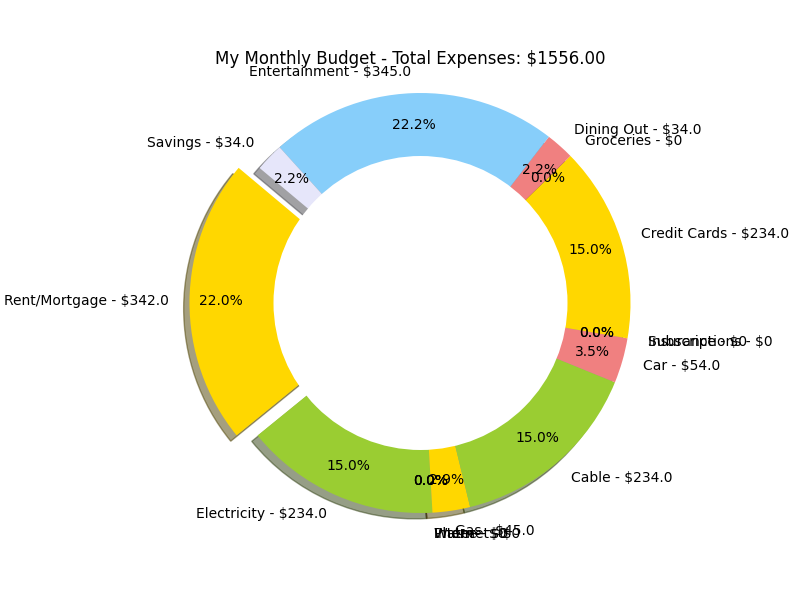

The script that drew this image:
import io
import matplotlib.pyplot as plt
from flask import session, flash, redirect, url_for, send_file
plt.rcParams['font.family'] = 'DejaVu Sans'  # This font is known to support a wide range of Unicode glyphs

class Piechart:
    def __init__(self, expenses):
        # Filter out any expenses that are zero or negative
        self.expenses = [exp for exp in expenses if exp['amount'] > 0]

    def display_pie_chart(self):
        if not self.expenses:
            print("No valid expenses available to display a pie chart.")
            return None

        labels = [f"{expense['category']} - ${expense['amount']}" for expense in self.expenses]
        sizes = [expense['amount'] for expense in self.expenses]
        total_expenses = sum(sizes)

        # Assign colors for each pie slice
        colors = ['gold', 'yellowgreen', 'lightcoral', 'lightskyblue', 'lavender']
        # Explode the first slice for emphasis
        explode = (0.1,) + (0,) * (len(labels) - 1)  # only "explode" the first slice

        plt.figure(figsize=(8, 6))
        plt.pie(sizes, explode=explode, labels=labels, colors=colors,
                autopct='%1.1f%%', startangle=140, shadow=True, pctdistance=0.85)
        centre_circle = plt.Circle((0, 0), 0.70, fc='white')  # Add a white circle in the middle
        fig = plt.gcf()
        fig.gca().add_artist(centre_circle)
        plt.axis('equal')  # Equal aspect ratio ensures that pie is drawn as a circle.
        plt.title(f'My Monthly Budget - Total Expenses: ${total_expenses:.2f}')
        plt.tight_layout()

        return fig  # Return the figure object to be used elsewhere (e.g., saving to a file)
